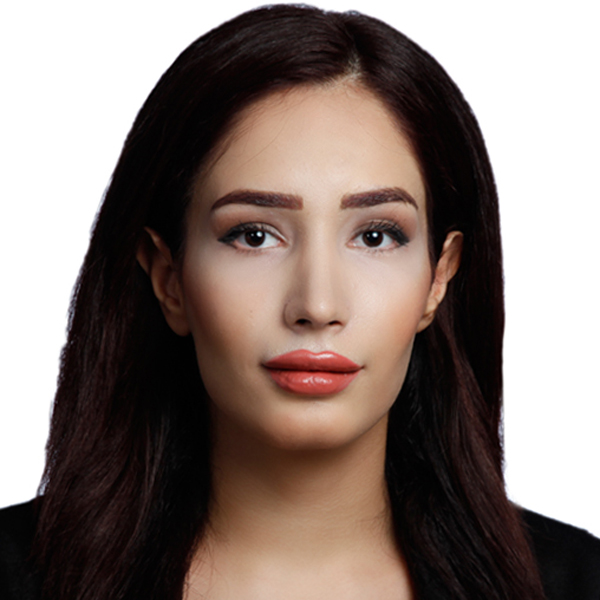
#> input picture Facial Gesture Recognition/photo.jpg, 600 x 600 px; its folder holds only this picture in this run
$ python -i face_crop.py   (imports and definitions only)
#> lines starting #> are read from the running program, lines starting #| are printed output that depends on the picture; after the words box and inside, x2 and y2 are one past the last pixel; in counts of white or black regions, pixels touching at a corner belong together
import cv2
import os

def facecrop(image):
#> called with image = 'photo.jpg'
    facedata = "haarcascade_frontalface_alt.xml"
    cascade = cv2.CascadeClassifier(facedata)

    img = cv2.imread(image)
#> img is the input picture: shape (600, 600, 3); mean B, G, R 115.6, 121.3, 135.3

    try:

        minisize = (img.shape[1],img.shape[0])
#> minisize = (600, 600)
        miniframe = cv2.resize(img, minisize)

        faces = cascade.detectMultiScale(miniframe)
#> faces = [[158, 109, 317, 317]]

        for f in faces:
            x, y, w, h = [ v for v in f ]
            cv2.rectangle(img, (x,y), (x+w,y+h), (0,255,0), 2)

            sub_face = img[y:y+h, x:x+w]

            f_name = image.split('/')
            f_name = f_name[-1]

            cv2.imwrite("E:/data/vids/yawning/" + f_name, sub_face)
#> this loop made 1 pass
#> pass 1, in facecrop, `sub_face = img[y:y+h, x:x+w]`:
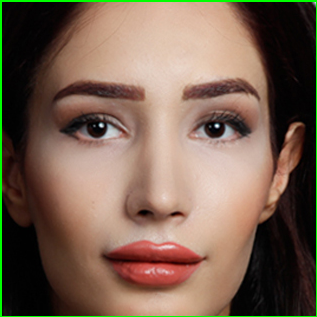
#> sub_face: shape (317, 317, 3); mean B, G, R 81.5, 98.3, 120.7
#> after the loop:
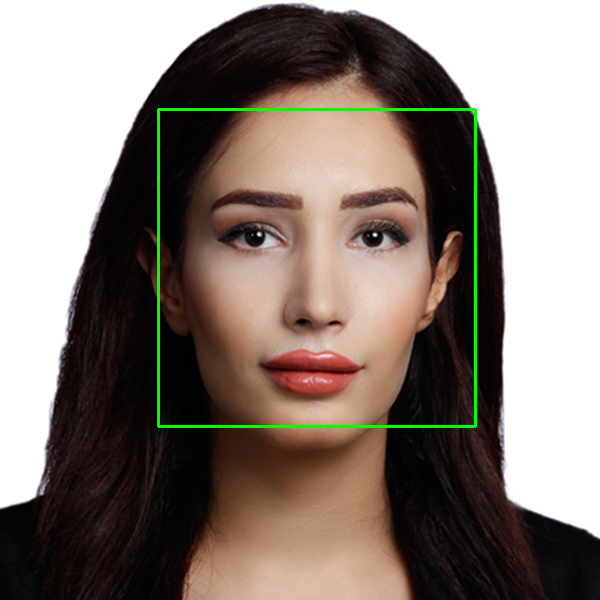
#> img: shape (600, 600, 3); 1.06% of pixels changed, all inside (x1, y1, x2, y2) = (157, 108, 477, 428)
            #print ("Writing: " + image)

    except:
        pass

    #cv2.imshow(image, img)


# [8 lines not run here, left out]

>>> result = facecrop('photo.jpg')

$ run again, on Facial Gesture Recognition/capture.jpg
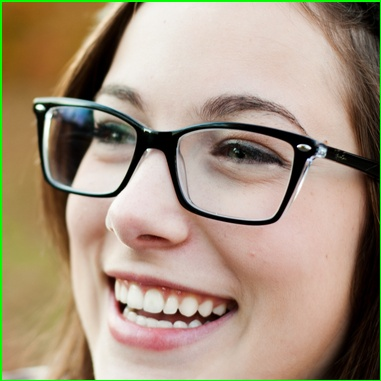
#> input picture Facial Gesture Recognition/capture.jpg, 381 x 381 px
#> in facecrop, img is the input picture: shape (381, 381, 3); mean B, G, R 126, 147.2, 165.9
#> faces = [[43, 178, 160, 160], [46, 28, 289, 289]]
#> the loop in facecrop, `for f in faces:` made 2 passes
#> pass 1, in facecrop, `sub_face = img[y:y+h, x:x+w]`:
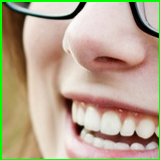
#> sub_face: shape (160, 160, 3); mean B, G, R 143.2, 167.5, 183.5
#> after the loop in facecrop, `for f in faces:`:
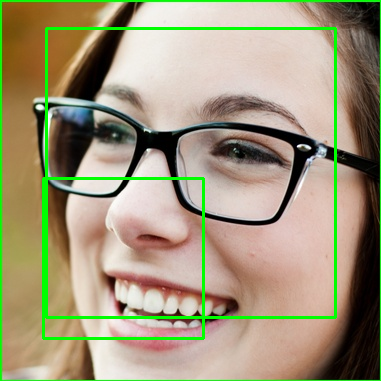
#> img: shape (381, 381, 3); 3.69% of pixels changed, all inside (x1, y1, x2, y2) = (42, 27, 337, 340)
